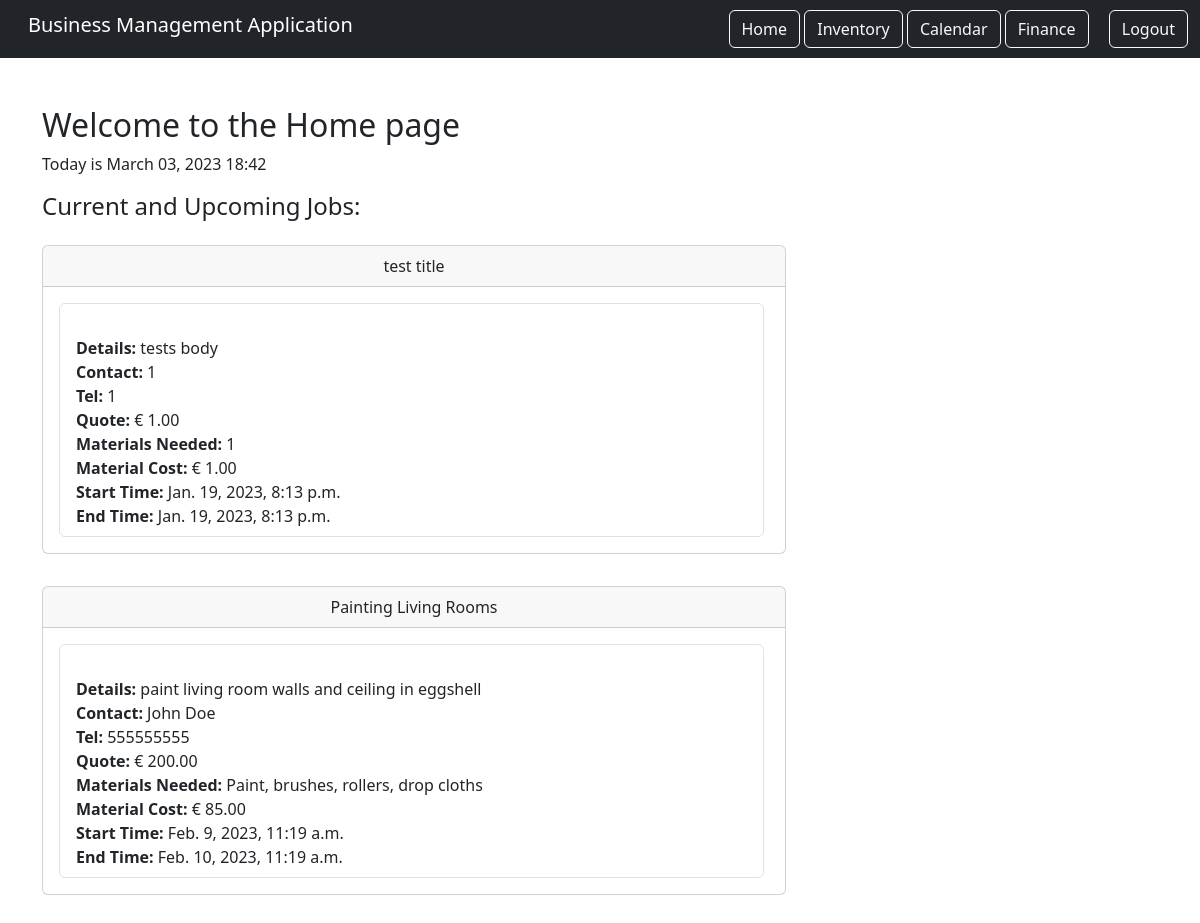
The app's page / (signed in), older data.
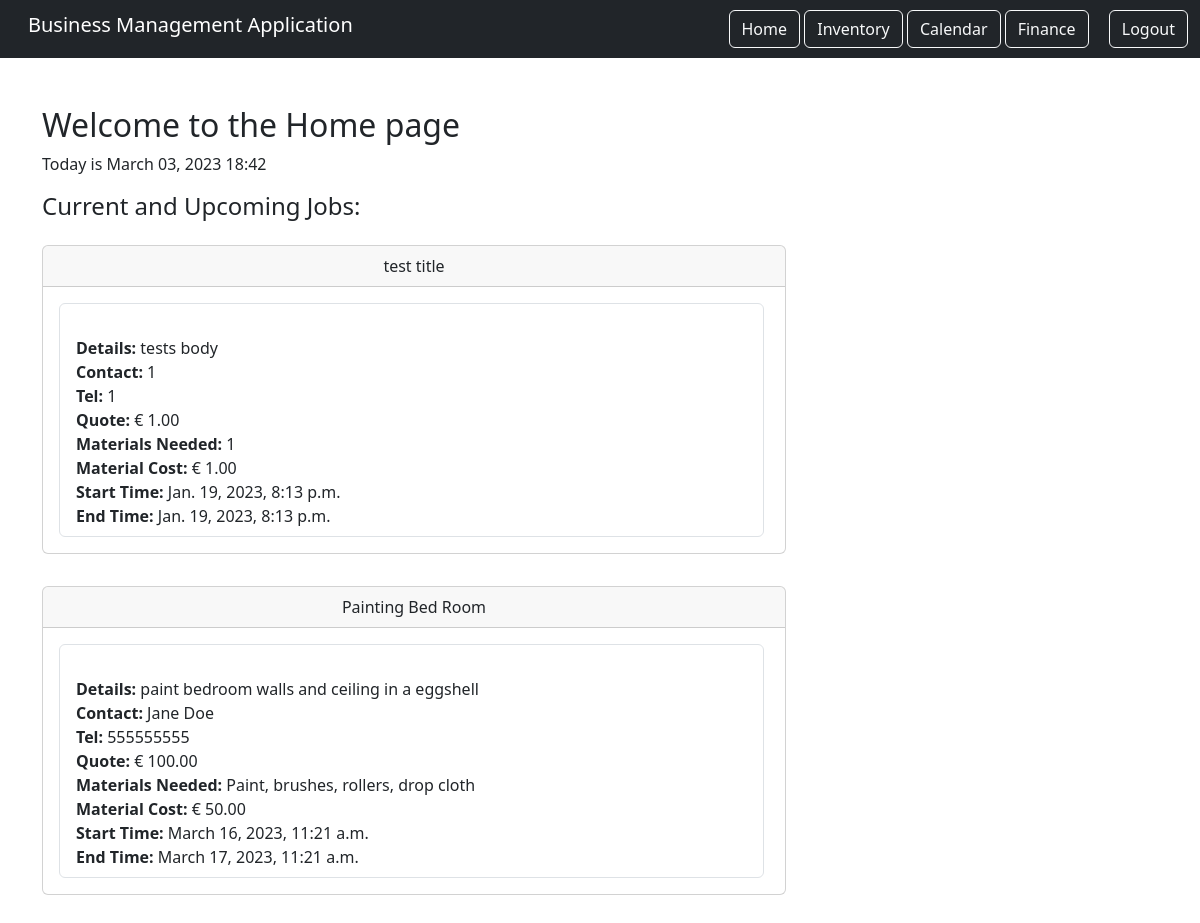
The same page, newer data.
### calendar_component/models.py (models this page shows, shortened)
class Booking(models.Model):
    title = models.CharField(max_length=200)
    details = models.TextField()
    contact = models.CharField(max_length=200)
    phone_number = models.CharField(max_length=15)
    quote = models.DecimalField(max_digits=5, decimal_places=2)
    materials_needed = models.TextField()
    materials_cost = models.DecimalField(max_digits=5, decimal_places=2)
    start_time = models.DateTimeField()
    end_time = models.DateTimeField()
    completed = models.BooleanField(default=False)

### home/views.py (the view)
# urls.py: path('', views.HomePage.as_view(), name="home"),
class HomePage(LoginRequiredMixin, TemplateView):
    template_name = 'home.html'
    login_url = '/login'
    def get_context_data(self, **kwargs):
        context = super().get_context_data(**kwargs)
        context['now'] = timezone.now()
        context['events'] = Booking.objects.filter(completed=False)[:2]
        return context

### home/templates/home.html (shortened to what this page needs)
{% extends 'base.html' %}
{% load static %}
{% block content %}
    <div class="row">
        <div class="col">
            <div class="home-holder">
                <h1 class="fs-2">Welcome to the Home page</h1>
            </div>
        </div>
    </div>
    <p>Today is {{ now|date:'F d, Y H:i' }}</p>
    <div class="flex-start">
        <h4>Current and Upcoming Jobs:</h4>
    </div>
    <div>
        {% for event in events %}
            <div class="col-md-8 py-3">
                <div class="card">
                    <div class="card-header text-center">
                        {{ event.title }}
                    </div>
                    <div class="card-body">
                        <ul class="list-group">
                            <li class="list-group-item">
                                <br> <span class="text-left"><strong> Details: </strong> {{ event.details }}</span>
                                <br> <span class="text-left"><strong> Contact: </strong> {{ event.contact }}</span>
                                <br> <span class="text-left"><strong> Tel: </strong> {{ event.phone_number }}</span>
                                <br> <span class="text-left"><strong> Quote: </strong> &euro; {{ event.quote }}</span>
                                <br> <span class="text-left"><strong> Materials Needed: </strong> {{ event.materials_needed }}</span>
                                <br> <span class="text-left"><strong> Material Cost: </strong> &euro; {{ event.materials_cost }} </span>
                                <br> <span class="text-left"><strong> Start Time: </strong> {{ event.start_time }}</span>
                                <br> <span class="text-left"><strong> End Time: </strong> {{ event.end_time }}</span>
                        </ul>
                    </div>
                </div>
            </div>
        {% endfor %}
    </div>
{% endblock content %}

### static/templates/base.html (shortened to what this page needs)
{% load static %}
<!DOCTYPE html>
<html lang="en">
  <head>
    <link
      href="https://cdn.jsdelivr.net/npm/bootstrap@5.3.0-alpha1/dist/css/bootstrap.min.css"
      rel="stylesheet"
    />
    <link rel="stylesheet" href="{% static 'css/style.css' %}">
  </head>
  <body>
    <nav class="navbar navbar-dark bg-dark">
      <div class="container-fluid">
          <div class="navbar-brand ps-3">
            <h5>Business Management Application</h5>
          </div>
            <div class="ms-auto">
              {% if user.is_authenticated %}
              <a href="{% url 'home' %}" class="btn btn-outline-light">Home</a>
              <a href="{% url 'inventory_list' %}" class="btn btn-outline-light">Inventory</a>
              <a href="{% url 'calendar_component:calendar' %}" class="btn btn-outline-light">Calendar</a>
              <a href="{% url 'finance' %}" class="btn btn-outline-light me-3">Finance</a>
              <a href="{% url 'logout' %}" class="btn btn-outline-light">Logout</a>
              {% endif %}
            </div>
      </div>
    </nav>
    <div class="container my-5">
        {% block content %}
        {% endblock %}
    </div>
  </body>
</html>

### static/css/style.css (style rules this page uses)
ul { height: 100%; padding: 0px 5px 0px 20px; }
a { color: #17a2b8; }

Row changes from the older to the newer data that the page shows:
removed Booking: title "Painting Living Rooms", details "paint living room walls and ceiling in eggshell", contact "John Doe", phone_number "555555555", quote "200.00", materials_needed "Paint, brushes, rollers, drop cloths", materials_cost "85.00", start_time "Feb. 9, 2023, 11:19 a.m.", end_time "Feb. 10, 2023, 11:19 a.m."
now on this page (row unchanged): Booking: title "Painting Bed Room", details "paint bedroom walls and ceiling in a eggshell", contact "Jane Doe", phone_number "555555555", quote "100.00", materials_needed "Paint, brushes, rollers, drop cloth", materials_cost "50.00", start_time "March 16, 2023, 11:21 a.m.", end_time "March 17, 2023, 11:21 a.m."
